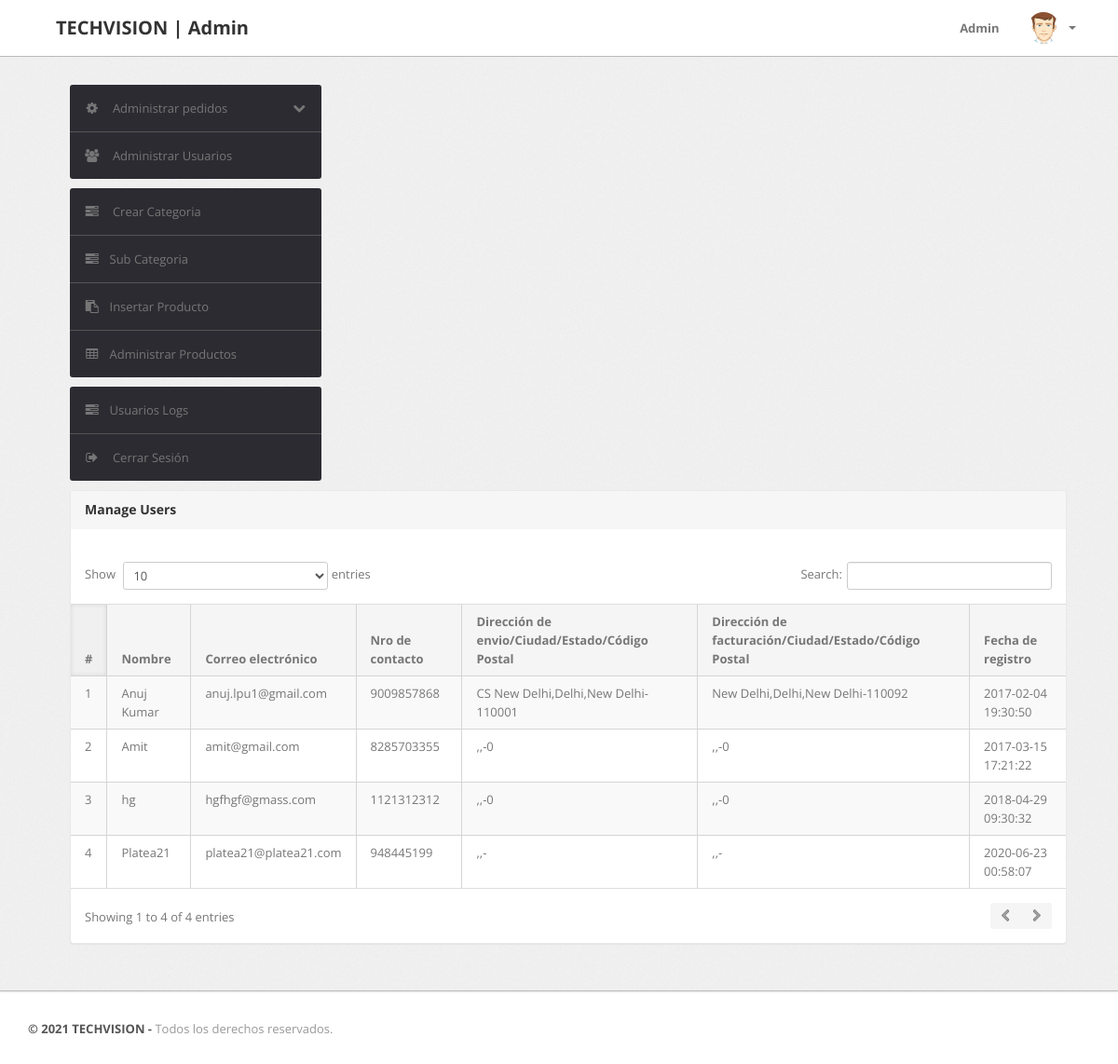
Before: /admin/manage-users.php (signed in) with the older database file.
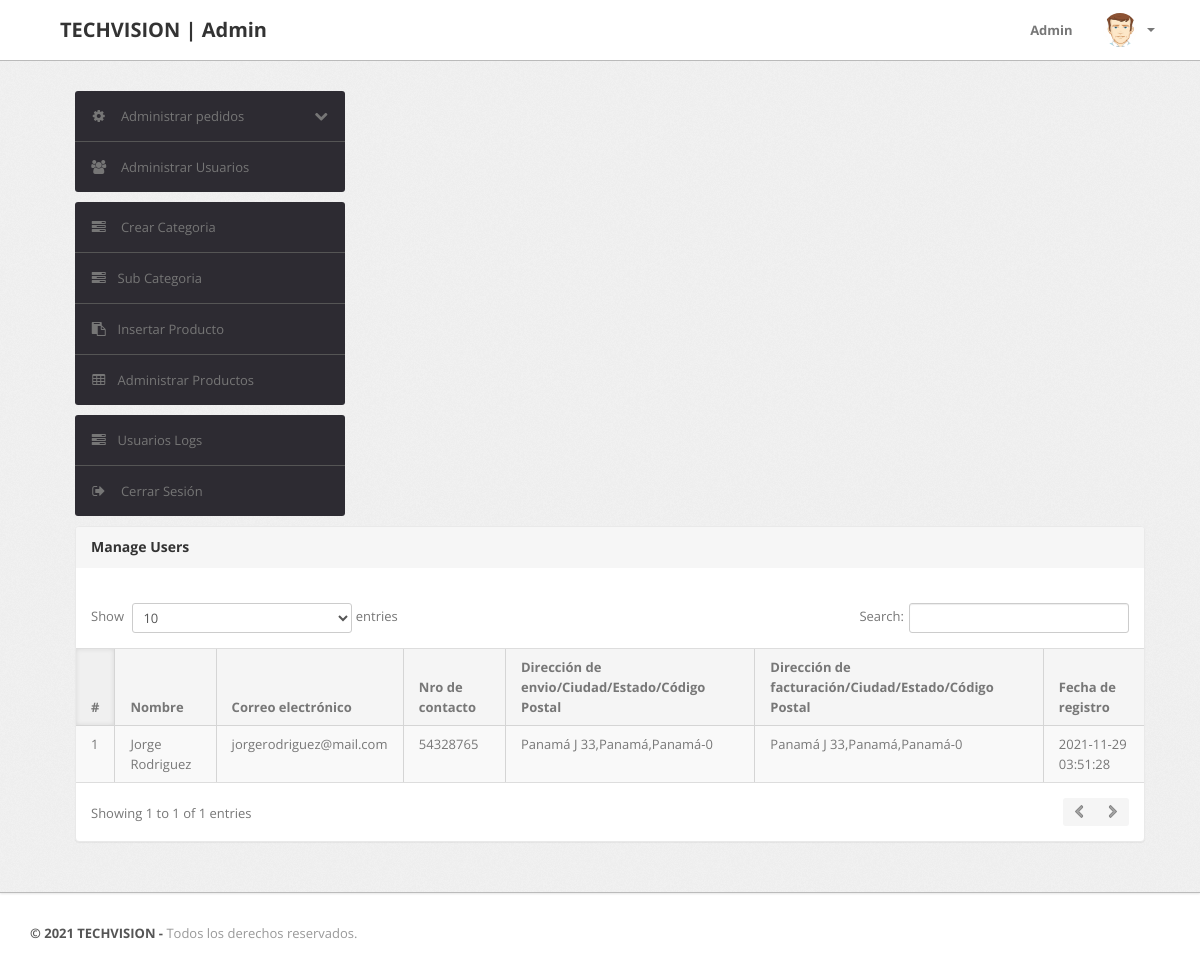
After: the same page with the newer database file.
### tables this page shows
CREATE TABLE `users` (
  `id` int(11) NOT NULL AUTO_INCREMENT,
  `name` varchar(255) DEFAULT NULL,
  `email` varchar(255) DEFAULT NULL,
  `contactno` bigint(11) DEFAULT NULL,
  `password` varchar(255) DEFAULT NULL,
  `shippingAddress` longtext DEFAULT NULL,
  `shippingState` varchar(255) DEFAULT NULL,
  `shippingCity` varchar(255) DEFAULT NULL,
  `shippingPincode` int(11) DEFAULT NULL,
  `billingAddress` longtext DEFAULT NULL,
  `billingState` varchar(255) DEFAULT NULL,
  `billingCity` varchar(255) DEFAULT NULL,
  `billingPincode` int(11) DEFAULT NULL,
  `regDate` timestamp NOT NULL DEFAULT current_timestamp(),
  `updationDate` varchar(255) DEFAULT NULL,
  PRIMARY KEY (`id`)
);

### admin/manage-users.php (the view, shortened to what this page needs)
<?php
include('include/config.php');
if(strlen($_SESSION['alogin'])==0)
	{
header('location:index.php');
}
else{
?>
<!DOCTYPE html>
<html lang="es">
<head>
	<link type="text/css" href="bootstrap/css/bootstrap.min.css" rel="stylesheet">
	<link type="text/css" href="bootstrap/css/bootstrap-responsive.min.css" rel="stylesheet">
	<link type="text/css" href="css/theme.css" rel="stylesheet">
	<link type="text/css" href="images/icons/css/font-awesome.css" rel="stylesheet">
</head>
<body>
<?php include('include/header.php');?>
	<div class="wrapper">
		<div class="container">
			<div class="row">
<?php include('include/sidebar.php');?>
			<div class="span11">
					<div class="content">
	<div class="module">
							<div class="module-head">
								<h3>Manage Users</h3>
							</div>
							<div class="module-body table">
									<br />
								<table cellpadding="0" cellspacing="0" border="0" class="datatable-1 table table-bordered table-striped	 display" width="100%">
									<thead>
										<tr>
											<th>#</th>
											<th> Nombre</th>
											<th>Correo electrónico </th>
											<th>Nro de contacto</th>
											<th>Dirección de envio/Ciudad/Estado/Código Postal </th>
											<th>Dirección de facturación/Ciudad/Estado/Código Postal </th>
											<th>Fecha de registro</th>
										</tr>
									</thead>
									<tbody>
<?php $query=mysqli_query($con,"select * from users");
$cnt=1;
while($row=mysqli_fetch_array($query))
{
?>
										<tr>
											<td><?php echo htmlentities($cnt);?></td>
											<td><?php echo htmlentities($row['name']);?></td>
											<td><?php echo htmlentities($row['email']);?></td>
											<td> <?php echo htmlentities($row['contactno']);?></td>
											<td><?php echo htmlentities($row['shippingAddress'].",".$row['shippingCity'].",".$row['shippingState']."-".$row['shippingPincode']);?></td>
											<td><?php echo htmlentities($row['billingAddress'].",".$row['billingCity'].",".$row['billingState']."-".$row['billingPincode']);?></td>
											<td><?php echo htmlentities($row['regDate']);?></td>
										<?php $cnt=$cnt+1; } ?>
								</table>
							</div>
						</div>
					</div>
				</div>
			</div>
		</div>
	</div>
<?php include('include/footer.php');?>
</body>
<?php } ?>

### admin/include/header.php (shortened to what this page needs)
<div class="navbar navbar-fixed-top">
		<div class="navbar-inner">
			<div class="container">
			  	<a class="brand" href="todays-orders.php">
				  TECHVISION | Admin
			  	</a>
				<div class="nav-collapse collapse navbar-inverse-collapse">
					<ul class="nav pull-right">
						<li><a href="#">
							Admin
						</a></li>
						<li class="nav-user dropdown">
							<a href="#" class="dropdown-toggle" data-toggle="dropdown">
								<img src="images/user.png" class="nav-avatar" />
								<b class="caret"></b>
							</a>
						</li>
					</ul>
				</div>
			</div>
		</div>
	</div>

### admin/include/sidebar.php (shortened to what this page needs)
<div class="span3">
					<div class="sidebar">
<ul class="widget widget-menu unstyled">
							<li>
								<a class="collapsed" data-toggle="collapse" href="#togglePages">
									<i class="menu-icon icon-cog"></i>
									<i class="icon-chevron-down pull-right"></i><i class="icon-chevron-up pull-right"></i>
									Administrar pedidos
								</a>
							</li>
							<li>
								<a href="manage-users.php">
									<i class="menu-icon icon-group"></i>
									Administrar Usuarios
								</a>
							</li>
						</ul>
						<ul class="widget widget-menu unstyled">
                                <li><a href="category.php"><i class="menu-icon icon-tasks"></i> Crear Categoria </a></li>
                                <li><a href="subcategory.php"><i class="menu-icon icon-tasks"></i>Sub Categoria </a></li>
                                <li><a href="insert-product.php"><i class="menu-icon icon-paste"></i>Insertar Producto </a></li>
                                <li><a href="manage-products.php"><i class="menu-icon icon-table"></i>Administrar Productos </a></li>
                            </ul>
						<ul class="widget widget-menu unstyled">
							<li><a href="user-logs.php"><i class="menu-icon icon-tasks"></i>Usuarios Logs</a></li>
							<li>
								<a href="logout.php">
									<i class="menu-icon icon-signout"></i>
									Cerrar Sesión
								</a>
							</li>
						</ul>
					</div>
				</div>

### admin/include/footer.php
<div class="footer">
	<div class="container">
		<b class="copyright">&copy; 2021 TECHVISION - </b> Todos los derechos reservados.
	</div>
</div>

Changed rows visible on the page:
removed users: name "Anuj Kumar", email "anuj.lpu1@gmail.com", contactno "9009857868", shippingAddress+shippingCity+shippingState "CS New Delhi,Delhi,New Delhi-110001", billingAddress+billingCity+billingState "New Delhi,Delhi,New Delhi-110092", regDate "2017-02-04 19:30:50"
removed users: name "Amit", email "amit@gmail.com", contactno "8285703355", shippingAddress+shippingCity+shippingState ",,-0", billingAddress+billingCity+billingState ",,-0", regDate "2017-03-15 17:21:22"
removed users: name "hg", email "hgfhgf@gmass.com", contactno "1121312312", shippingAddress+shippingCity+shippingState ",,-0", billingAddress+billingCity+billingState ",,-0", regDate "2018-04-29 09:30:32"
removed users: name "Platea21", email "platea21@platea21.com", contactno "948445199", shippingAddress+shippingCity+shippingState ",,-", billingAddress+billingCity+billingState ",,-", regDate "2020-06-23 00:58:07"
added users: name "Jorge Rodriguez", email "jorgerodriguez@mail.com", contactno "54328765", shippingAddress+shippingCity+shippingState "Panamá J 33,Panamá,Panamá-0", billingAddress+billingCity+billingState "Panamá J 33,Panamá,Panamá-0", regDate "2021-11-29 03:51:28"
Other visible differences:
text written by a page script: "Show entries Search: Showing 1 to 4 of 4 entries" → "Show entries Search: Showing 1 to 1 of 1 entries"
